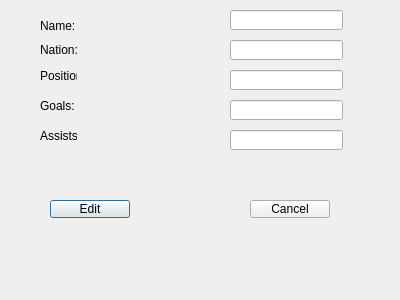
<?xml version="1.0" encoding="UTF-8"?>
<ui version="4.0">
 <class>EditDialog</class>
 <widget class="QDialog" name="EditDialog">
  <property name="geometry">
   <rect>
    <x>0</x>
    <y>0</y>
    <width>400</width>
    <height>300</height>
   </rect>
  </property>
  <property name="windowTitle">
   <string>Dialog</string>
  </property>
  <widget class="QLineEdit" name="editName">
   <property name="geometry">
    <rect>
     <x>230</x>
     <y>10</y>
     <width>113</width>
     <height>20</height>
    </rect>
   </property>
  </widget>
  <widget class="QLineEdit" name="editnation">
   <property name="geometry">
    <rect>
     <x>230</x>
     <y>40</y>
     <width>113</width>
     <height>20</height>
    </rect>
   </property>
  </widget>
  <widget class="QLineEdit" name="editPosition">
   <property name="geometry">
    <rect>
     <x>230</x>
     <y>70</y>
     <width>113</width>
     <height>20</height>
    </rect>
   </property>
  </widget>
  <widget class="QLineEdit" name="editGoals">
   <property name="geometry">
    <rect>
     <x>230</x>
     <y>100</y>
     <width>113</width>
     <height>20</height>
    </rect>
   </property>
  </widget>
  <widget class="QLineEdit" name="editAssists">
   <property name="geometry">
    <rect>
     <x>230</x>
     <y>130</y>
     <width>113</width>
     <height>20</height>
    </rect>
   </property>
  </widget>
  <widget class="QLabel" name="label">
   <property name="geometry">
    <rect>
     <x>40</x>
     <y>20</y>
     <width>37</width>
     <height>12</height>
    </rect>
   </property>
   <property name="text">
    <string>Name:</string>
   </property>
  </widget>
  <widget class="QLabel" name="label_2">
   <property name="geometry">
    <rect>
     <x>40</x>
     <y>40</y>
     <width>37</width>
     <height>20</height>
    </rect>
   </property>
   <property name="text">
    <string>Nation:</string>
   </property>
  </widget>
  <widget class="QLabel" name="label_3">
   <property name="geometry">
    <rect>
     <x>40</x>
     <y>70</y>
     <width>37</width>
     <height>12</height>
    </rect>
   </property>
   <property name="text">
    <string>Position:</string>
   </property>
  </widget>
  <widget class="QLabel" name="label_4">
   <property name="geometry">
    <rect>
     <x>40</x>
     <y>100</y>
     <width>37</width>
     <height>12</height>
    </rect>
   </property>
   <property name="text">
    <string>Goals:</string>
   </property>
  </widget>
  <widget class="QLabel" name="label_5">
   <property name="geometry">
    <rect>
     <x>40</x>
     <y>130</y>
     <width>37</width>
     <height>12</height>
    </rect>
   </property>
   <property name="text">
    <string>Assists:</string>
   </property>
  </widget>
  <widget class="QPushButton" name="pushButton">
   <property name="geometry">
    <rect>
     <x>50</x>
     <y>200</y>
     <width>80</width>
     <height>18</height>
    </rect>
   </property>
   <property name="text">
    <string>Edit</string>
   </property>
  </widget>
  <widget class="QPushButton" name="pushButton_2">
   <property name="geometry">
    <rect>
     <x>250</x>
     <y>200</y>
     <width>80</width>
     <height>18</height>
    </rect>
   </property>
   <property name="text">
    <string>Cancel</string>
   </property>
  </widget>
 </widget>
 <resources/>
 <connections/>
</ui>
